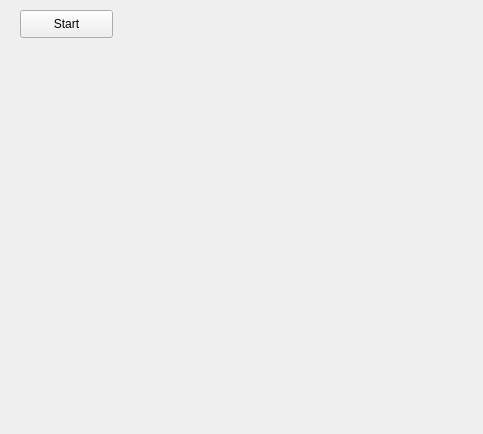
<?xml version="1.0" encoding="UTF-8"?>
<ui version="4.0">
 <class>Form</class>
 <widget class="QWidget" name="Form">
  <property name="geometry">
   <rect>
    <x>0</x>
    <y>0</y>
    <width>483</width>
    <height>434</height>
   </rect>
  </property>
  <property name="windowTitle">
   <string>Form</string>
  </property>
  <widget class="QPushButton" name="star_btn">
   <property name="geometry">
    <rect>
     <x>20</x>
     <y>10</y>
     <width>93</width>
     <height>28</height>
    </rect>
   </property>
   <property name="text">
    <string>Start</string>
   </property>
  </widget>
 </widget>
 <resources/>
 <connections/>
</ui>
